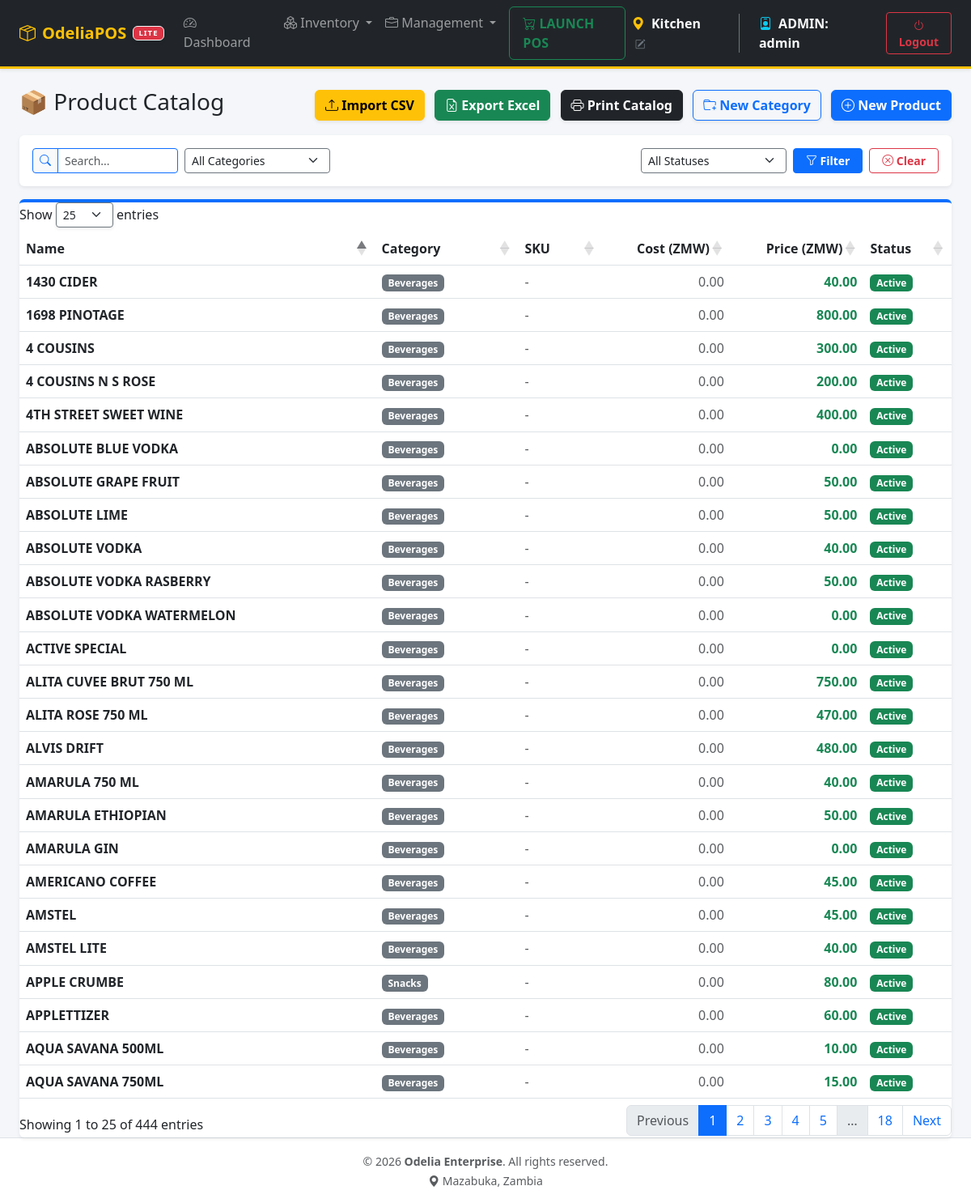
Page /index.php?page=products (signed in) on the earlier database version.
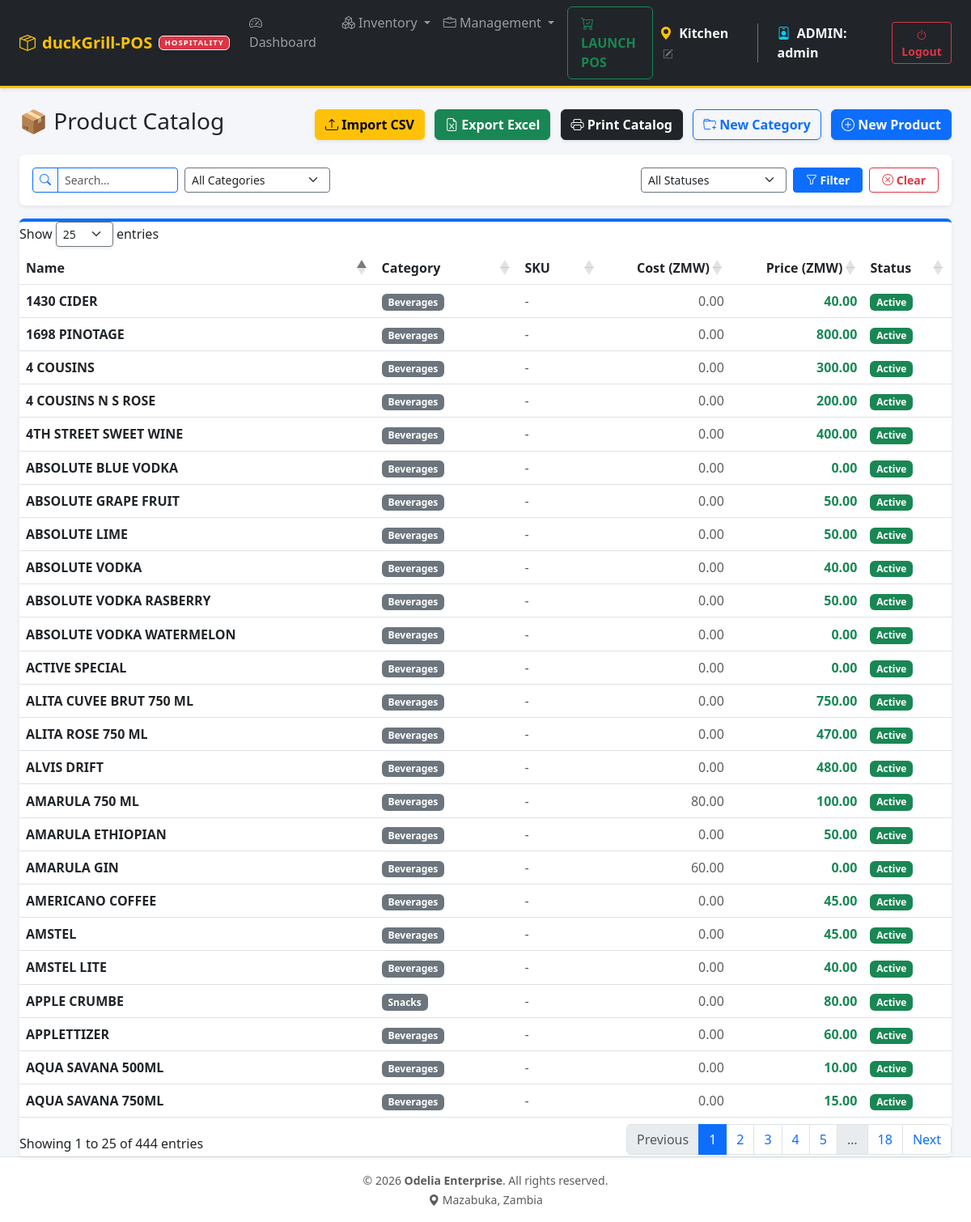
Same page on the later database version.
### tables this page shows
CREATE TABLE `products` (
  `id` int NOT NULL AUTO_INCREMENT,
  `name` varchar(100) NOT NULL,
  `sku` varchar(50) DEFAULT NULL,
  `price` decimal(10,2) DEFAULT '0.00',
  `cost_price` decimal(10,2) DEFAULT '0.00',
  `unit` varchar(20) DEFAULT 'unit',
  `category_id` int DEFAULT NULL,
  `is_active` tinyint(1) DEFAULT '1',
  `type` enum('item','service') DEFAULT 'item',
  `is_open_price` tinyint(1) DEFAULT '0',
  PRIMARY KEY (`id`),
  UNIQUE KEY `sku` (`sku`),
  KEY `category_id` (`category_id`),
  CONSTRAINT `products_ibfk_1` FOREIGN KEY (`category_id`) REFERENCES `categories` (`id`) ON DELETE SET NULL
);

CREATE TABLE `categories` (
  `id` int NOT NULL AUTO_INCREMENT,
  `name` varchar(50) NOT NULL,
  `description` varchar(255) DEFAULT NULL,
  `type` enum('food','drink','meal','ingredients','other') NOT NULL DEFAULT 'other',
  PRIMARY KEY (`id`),
  UNIQUE KEY `name` (`name`)
);

### src/products.php (called while the page is built, shortened)
<?php
$sql = "SELECT p.*, c.name as category_name
        FROM products p
        LEFT JOIN categories c ON p.category_id = c.id
        ORDER BY p.name ASC";
$products = $pdo->query($sql)->fetchAll();
?>

### templates/products.php (the view, shortened to what the changed rows need)
<div id="printable-catalog">
    <div class="card shadow-sm border-0 border-top border-primary border-4">
        <div class="card-body p-0">
            <div class="table-responsive">
                <table class="table table-hover align-middle mb-0" id="catalogTable">
                    <thead class="bg-light text-dark">
                        <tr>
                            <th>Name</th>
                            <th>Category</th>
                            <th>SKU</th>
                            <th class="text-end">Cost (ZMW)</th>
                            <th class="text-end">Price (ZMW)</th>
                            <th>Status</th>
                        </tr>
                    </thead>
                    <tbody>
                        <?php if (!empty($products)): ?>
                            <?php foreach ($products as $p): ?>
                                <tr>
                                    <td class="fw-bold"><?= htmlspecialchars($p['name']) ?></td>
                                    <td>
                                        <?php if (!empty($p['category_name'])): ?>
                                            <span class="badge bg-secondary"><?= htmlspecialchars($p['category_name']) ?></span>
                                        <?php else: ?>
                                            <span class="text-muted">-</span>
                                        <?php endif; ?>
                                    </td>
                                    <td>
                                        <?php if (!empty($p['sku'])): ?>
                                            <small class="text-muted"><?= htmlspecialchars($p['sku']) ?></small>
                                        <?php else: ?>
                                            <span class="text-muted">-</span>
                                        <?php endif; ?>
                                    </td>
                                    <td class="text-end text-muted"><?= number_format((float)$p['cost_price'], 2) ?></td>
                                    <td class="text-end fw-bold text-success"><?= number_format((float)$p['price'], 2) ?></td>
                                    <td>
                                        <?php if (!empty($p['is_active'])): ?>
                                            <span class="badge bg-success">Active</span>
                                        <?php else: ?>
                                            <span class="badge bg-danger">Disabled</span>
                                        <?php endif; ?>
                                    </td>
                                </tr>
                            <?php endforeach; ?>
                        <?php endif; ?>
                    </tbody>
                </table>
            </div>
        </div>
    </div>
</div>
<link href="https://cdn.jsdelivr.net/npm/datatables.net-bs5@1.13.6/css/dataTables.bootstrap5.min.css" rel="stylesheet">

### templates/header.php (shortened to what the changed rows need)
<!DOCTYPE html>
<html lang="en">
<head>
    <link href="https://cdn.jsdelivr.net/npm/bootstrap@5.3.0/dist/css/bootstrap.min.css" rel="stylesheet">
    <link rel="stylesheet" href="https://cdnjs.cloudflare.com/ajax/libs/bootstrap-icons/1.10.5/font/bootstrap-icons.min.css">
</head>
<body>
<?php
$role = $_SESSION['role'] ?? 'cashier';
$tier = defined('LICENSE_TIER') ? LICENSE_TIER : 'lite';
$isEmbedded = isset($_GET['embedded']) && $_GET['embedded'] == '1';
?>
<?php if (!$isEmbedded): ?>
<nav class="navbar navbar-expand-lg navbar-dark bg-dark border-bottom border-warning border-3 shadow-sm mb-4">
    <div class="container-fluid px-4">
        <a class="navbar-brand fw-bold text-warning d-flex align-items-center" href="index.php">
            <i class="bi bi-box-seam me-2"></i> <?= htmlspecialchars(APP_NAME ?? 'OdeliaPOS') ?>
            <span class="badge bg-danger ms-2 border border-light shadow-sm" style="font-size: 0.6rem; vertical-align: middle; letter-spacing: 1px;"><?= strtoupper($tier) ?></span>
        </a>
        <div class="collapse navbar-collapse" id="topNav">
        <?php if(in_array($role, ['admin', 'manager', 'dev'])): ?>
            <ul class="navbar-nav me-auto mb-2 mb-lg-0">
                <li class="nav-item">
                    <a class="nav-link" href="index.php?page=dashboard"><i class="bi bi-speedometer2"></i> Dashboard</a>
                </li>
                <li class="nav-item dropdown ms-3">
                    <a class="nav-link dropdown-toggle" href="#" id="invDropdown" role="button" data-bs-toggle="dropdown">
                        <i class="bi bi-boxes"></i> Inventory
                    </a>
                </li>
                <li class="nav-item dropdown">
                    <a class="nav-link dropdown-toggle" href="#" id="mgmtDropdown" role="button" data-bs-toggle="dropdown">
                        <i class="bi bi-briefcase"></i> Management
                    </a>
                </li>
                <li class="nav-item ms-2">
                    <a class="nav-link fw-bold text-success border border-success rounded px-3" href="index.php?page=pos"><i class="bi bi-cart-check"></i> LAUNCH POS</a>
                </li>
            </ul>
        <?php endif; ?>
            <div class="d-flex align-items-center ms-auto">
                <span class="text-light me-4 fw-bold p-2 hover-location" style="cursor:pointer; transition:0.2s;" data-bs-toggle="modal" data-bs-target="#globalLocationModal" title="Change Workstation">
                    <i class="bi bi-geo-alt-fill text-warning me-1"></i> <?= htmlspecialchars($_SESSION['location_name'] ?? 'HQ') ?>
                    <i class="bi bi-pencil-square text-secondary ms-1" style="font-size:0.8em;"></i>
                </span>
                <span class="text-light me-4 fw-bold border-start border-secondary ps-4">
                    <i class="bi bi-person-badge text-info me-1"></i> <?= htmlspecialchars(strtoupper($role)) ?>: <?= htmlspecialchars($_SESSION['username'] ?? '') ?>
                </span>
                <a href="index.php?action=logout" class="btn btn-outline-danger btn-sm fw-bold"><i class="bi bi-power"></i> Logout</a>
            </div>
        </div>
    </div>
</nav>
<div class="container-fluid px-4">
<?php else: ?>
<div class="container-fluid p-2 pt-3">
<?php endif; ?>

Differences in the rows shown:
changed products "AMARULA 750 ML": cost_price "0.00" → "80.00"; price "40.00" → "100.00"
changed products "AMARULA GIN": cost_price "0.00" → "60.00"
Other differences:
APP_NAME: "OdeliaPOS" → "duckGrill-POS"
$tier: "LITE" → "HOSPITALITY"
